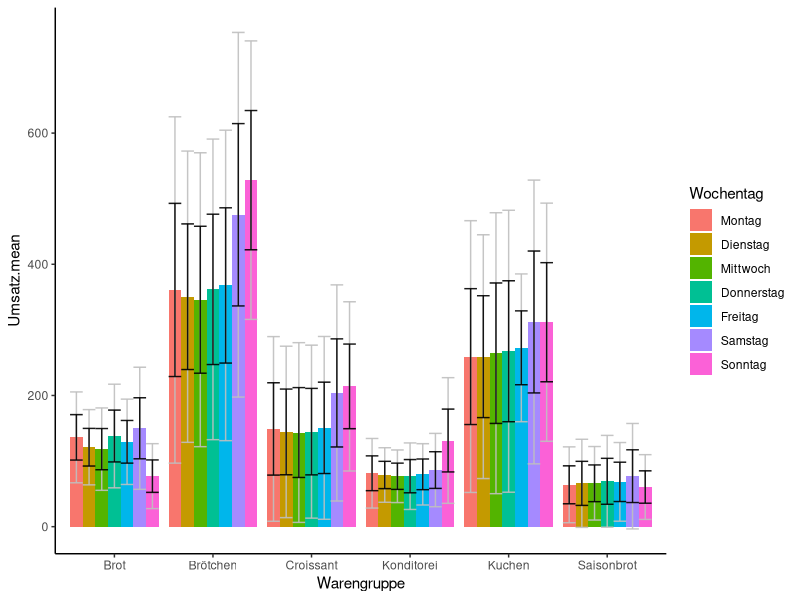

Generate this figure with R:
## ---- chunk 1
library(readr)
library(lubridate)
library(ggplot2)
library(dplyr)


wochentage <- c("Montag", "Dienstag", "Mittwoch", "Donnerstag", "Freitag", "Samstag", "Sonntag")
warengruppen <- c("Brot", "Brötchen", "Croissant", "Konditorei", "Kuchen", "Saisonbrot")

umsatz <- read_csv('umsatzdaten_gekuerzt.csv')

umsatz <- mutate(umsatz, Warengruppe = factor(Warengruppe), Wochentag = factor(wday(Datum, week_start = getOption("lubridate.week.start", 1)))) %>% select(-Datum)


## ---- chunk 2
#Tabelle von einzelnen Daten quasi zu einer Matrix (Warengruppen x Wochentage) zusammenfassen
#dabei den Durchschnitt und die Standardabweichung berechnen
plot_data <- aggregate(. ~ Warengruppe + Wochentag, data=umsatz, function(x) c(mean = mean(x), sd = sd(x)))

#den eben erstellen Vektor "abflachen": (Umsatz(mean, sd)) wird zu (Umsatz.mean, Umsatz.sd)
plot_data <- do.call("data.frame", plot_data) 
plot_data
#summary(plot_data)
## ---- chunk 3
#Einen BarPlot erstellen, der die Umsätze je Warengruppe je Wochentag darstellt
ggplot(plot_data, aes(fill=Wochentag, y=Umsatz.mean, x=Warengruppe)) + 
  geom_bar(position="dodge", stat="identity") +
  #gray error bar for 1 SD (~68% confidence), black for 2 SD (~95% confidence)
  geom_errorbar(aes(x=Warengruppe, ymin=Umsatz.mean-2*Umsatz.sd, ymax=Umsatz.mean+2*Umsatz.sd), position="dodge", colour="gray", alpha=0.9, size=0.5) +
  geom_errorbar(aes(x=Warengruppe, ymin=Umsatz.mean-Umsatz.sd, ymax=Umsatz.mean+Umsatz.sd), position="dodge", colour="black", alpha=0.9, size=0.5) +
  #change labels
  scale_x_discrete(labels = warengruppen) +
  scale_fill_discrete(labels = wochentage) + theme_classic()

